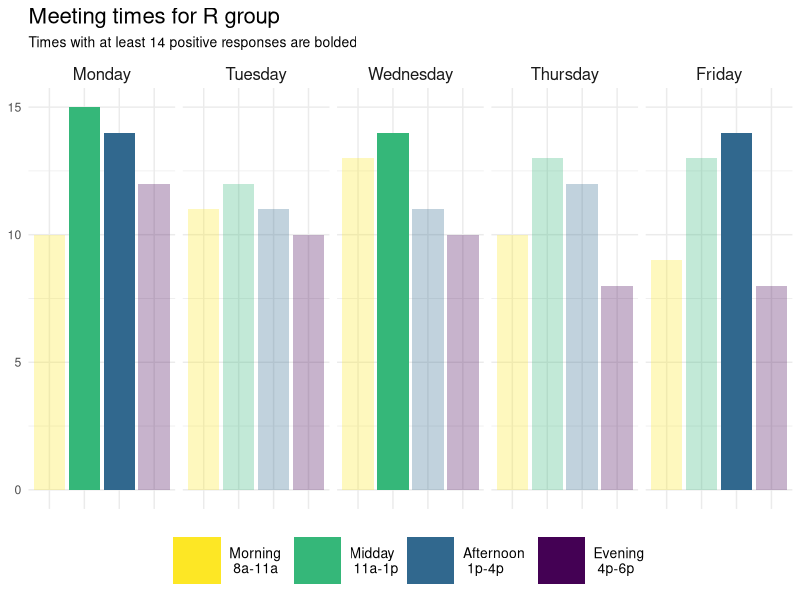

This figure's R source:

## @knitr dm

library(tidyverse)

rusersOrig <- readxl::read_excel("../data/R users group list 0527_136PM.xlsx")

# I had already taken a manual look at the data before doing this
# also when I was building this code I was outputting new datasets in between steps
# so I could see how the sample size changed, etc.
# then I put it all together at the end into one big data step
# %>% is the pipe operator https://r4ds.had.co.nz/pipes.html
rusers <- rusersOrig %>%
  
  # Because of the way Qualtrics data imports, there is an extra row here with the variable labels
  # Get rid of it by saying 'keep all rows that have a StartDate NOT EQUAL to "Start Date"
  # filter() keeps rows that return TRUE for a given condition(s)
  filter(StartDate != "Start Date") %>%
  
  
  # select() keeps the variables that I want
  # you can rename on the fly newVar = oldVar
  # the other option is the rename() function
  select(morning = Q2_1, 
         midday = Q2_2, 
         afternoon = Q2_3, 
         evening = Q2_4) %>%
  
  # Since I deidentified the data, want to make an ID so I can transpose
  # rownames_to_column() takes the sequential rowname and makes an ID var
  # Lots of other ways to do this, could make a random number, etc.
  # This is really only necessary for the pivoting.
  rownames_to_column(var="ID") %>%

  # Now I want to pivot to long format for easier data processing
  # this takes the 4 time variables and transposes them
  # now I only have to work on one column, rather than 4
  
  # start: 
  # ID morning midday afternoon evening
  # end: 
  # ID morning mon/tues/etc.
  # ID midday mon/tues/etc.
  # ID afternoon mon/tues/etc.
  # ...
  pivot_longer(cols=c(morning, midday, afternoon, evening), 
               names_to = "time", 
               values_to = "days") %>%
  
  # Keep only the rows that have NON-MISSING data for the 'days' column. 
  # This exists because some people didn't check any days for a given time 
  # (i.e., someone who never wanted to meet in the morning)
  filter(!is.na(days)) %>%
  
  # mutate() is the wrapper for new variables
  # within the mutate() function, you can make lots of variables. 
  # newVar = thing to make newvar, 
  # str_detect() is part of the stringr package. It returns a Boolean TRUE/FALSE 
  # variable that is TRUE if the given string was detected, and FALSE if not
  # 5 new variables, each a boolean with info about whether or not that person can meet on that day
  mutate(mon = str_detect(days, "Monday"), 
         tues = str_detect(days, "Tuesday"), 
         wed = str_detect(days, "Wednesday"), 
         thurs = str_detect(days, "Thursday"), 
         fri = str_detect(days, "Friday")) %>%
  
  # select() can also drop variables if you put the - in front
  # dropping ID and the original 'days' variable. 
  # I now have info fromd ays in the mon/tues/wed/thurs/fri variables
  select(-ID, -days) %>%
  
  
  # Another transpose/pivot 
  # want to keep the 'day' information in one column
  # so now the columns of this data will be: 
  # time day tf
  pivot_longer(cols=c(mon, tues, wed, thurs, fri), 
               names_to = "day", 
               values_to = "tf") %>%
  
  # only keep the days that are TRUE 
  # this will allow us to count the total number of TRUEs per time/day
  filter(tf==TRUE) %>%
  
  # since we have kept TRUEs only, don't need that var anymore
  select(-tf) %>%
  
  # group_by() gets your data ready to calculate numbers by a given grouping
  # for every combination of time and day
  group_by(time, day) %>%
  
  # summarise() is used after group by to create summary stats
  # you can also use things like mean(), sum(), etc. 
  # count the number of times that combination occurs using n()
  summarise(count = n()) %>%
  
  # get rid of the grouping (other functions won't work if you keep it implicitly grouped)
  # our dataset now has one row for every time-day combination
  # and a count of how many times that combination occurred
  ungroup() %>%
  
  # making factor variables that look nicer for display purposes
  # factor() takes a given variable and allows you to define the levels 
  # and associate a label with each level
  mutate(time = factor(time, 
                       levels = c("morning", "midday", "afternoon", "evening"), 
                       labels = c("morning" = "Morning \n 8a-11a", 
                                  "midday" = "Midday \n 11a-1p", 
                                  "afternoon" = "Afternoon \n 1p-4p", 
                                  "evening" = "Evening \n 4p-6p")), 
         day = factor(day, 
                      levels = c("mon", "tues", "wed", "thurs", "fri"), 
                      labels = c("mon" = "Monday", 
                                 "tues" = "Tuesday", 
                                 "wed" = "Wednesday", 
                                 "thurs" = "Thursday", 
                                 "fri" = "Friday")), 
         
         # if_else() statement -- pretty standard
         gt14 = if_else(condition = count>=14, 
                        true = 1, 
                        false = 0)) %>%
  
  # arrange() arranges data according to vars
  # factors will be arranged in their order
  # just doing this here to demonstrate
  arrange(time, day)



## @knitr graph

# initialize our plot with the data, and what the x and y axes are
ggplot(data=rusers, 
       aes(x=time, 
           y=count)) +
  
  # make a bar chart
  # this will 'inherit' the aesthetics we defined above
  # so, y is the COUNT and x is the TIME
  # fill means that the color for each bar is defined by TIME
  # alpha is the transparency, since I want to bold the times that were given by >= 14 people
  # have to use factor() because ggplot needs to know that there are 2 levels to this variable
  # that's how it will assign transparencies
  # you'll see a little warning from R on using transparencies for a discrete variable
  # I don't get why it has a problem with this. I think it makes sense! 
  geom_bar(aes(fill=time, alpha=factor(gt14)), 
           stat="identity") + 
  
  # this sets the alpha to be within a given range
  # since there are two values, I think one will be at the low end and one at the high end
  # can tweak this to make it look how you want
  # am not as familiar with alpha
  # also lots of ggplot is tweaking until it looks right
  # just beware that the plot window in RStudio might look different than when you output to png or pdf
  scale_alpha_discrete(range=c(0.3, 1)) + 
  
  # change colors to be the viridis scale (regular ggplot colors are yucky)
  # the _d in the command means for discrete variables 
  # direction means that I want to reverse the default ordering of the colors
  scale_fill_viridis_d(direction=-1) + 
  
  # create this barplot separately for each DAY
  # display them in one row
  facet_wrap(~day, 
             nrow=1) + 
  
  # get rid of the usual ggplot theme
  # https://ggplot2.tidyverse.org/reference/ggtheme.html
  theme_minimal() + 
  
  # tweak lots of the little theme options
  # there are almost endless options here
  # lots of trial and error
  # help page for ?theme
  theme(legend.position = "bottom", # legend at bottom
        legend.title = element_blank(), # remove legend title
        axis.text.x = element_blank(), # remove axis text (labeled times -- pretty intuitive based on legend)
        axis.title.x = element_blank(), # remove x axis title ('time')
        axis.title.y = element_blank(),  # remove y axis title ('count')
        strip.text = element_text(size=12), # change the font size for the facet titles - Monday, etc.
        plot.title = element_text(size=16), # change the font size for the plot title
        plot.subtitle = element_text(size=10), # change the font size for the subtitle
        legend.text = element_text(size=10), # change the font size in the legend
        legend.spacing.x = unit(0.7, 'cm')) + # space out the legend so it can handle the increased font size and increased square sizes
  
  # I don't want a legend (guide) for the transparency - will put this in a subtitle
  # making the square boxes of the color legend larger
  guides(alpha=FALSE, 
         fill = guide_legend(override.aes = list(size = 12))) + 
  
  # add some informative labels
  labs(title = "Meeting times for R group", 
       subtitle = "Times with at least 14 positive responses are bolded")





